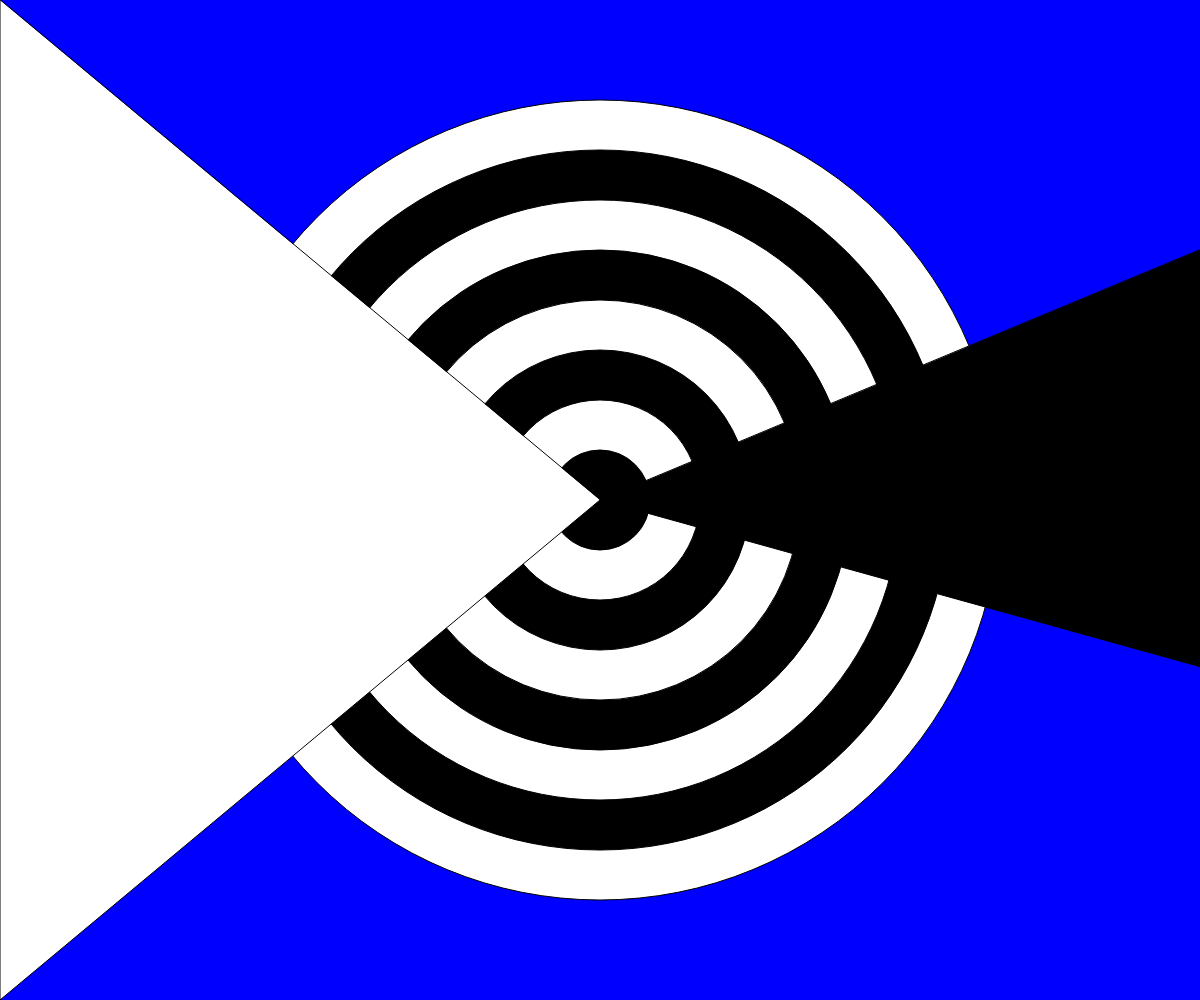
Frame 1 (no input)
Frame 60 (no input): identical to frame 1, image omitted
Frame 120 (the mouse pressed at the canvas centre since frame 60): identical to frame 1, image omitted

The p5.js sketch that drew this single still picture (run headless with seeded random() and noise() and a simulated clock; from frame 60 on, the mouse is pressed at the canvas centre):

// p5.js sketch
// ── sketch.js

function setup() {
  createCanvas(windowWidth,windowHeight);
}

function draw() {
  background (0,0,255);
  //Circles
  fill(255)
  circle(windowWidth/2,windowHeight/2,800);
  fill(0);
  circle(windowWidth/2,windowHeight/2,700);
  fill(255);
  circle(windowWidth/2,windowHeight/2,600);
  fill(0);
  circle(windowWidth/2,windowHeight/2,500);
  fill(255)
  circle(windowWidth/2,windowHeight/2,400);
  fill(0);
  circle(windowWidth/2,windowHeight/2,300);
  fill(255);
  circle(windowWidth/2,windowHeight/2,200);
  fill(0);
  circle(windowWidth/2,windowHeight/2,100);
  //triangles
  fill(255)
  triangle(0,0,0,windowHeight,windowWidth/2,windowHeight/2);
  fill(0)
  triangle(windowWidth,windowHeight/4,windowWidth,windowHeight/1.5,windowWidth/2,windowHeight/2);
}
